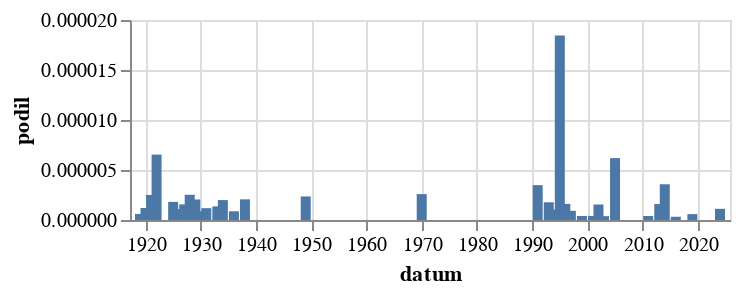

Notebook code for this chart:
### Code cell
alt.Chart(
    cetnost_po_roce("prostitutk","(?i)prostitutk").to_pandas(),
    height=100
).mark_bar(
).encode(
    alt.X("datum:T"),
    alt.Y("podil:Q")
)

### Figure 1 — Vega-Lite specification as saved in the notebook (floating-point values rounded to 4 significant figures)
{"config": {"view": {"continuousWidth": 300, "continuousHeight": 300}}, "data": {"name": "data-3ef83b3f92af5ba155ae889721335739"}, "mark": {"type": "bar"}, "encoding": {"x": {"field": "datum", "type": "temporal"}, "y": {"field": "podil", "type": "quantitative"}}, "height": 100, "$schema": "https://vega.github.io/schema/vega-lite/v5.8.0.json", "datasets": {"data-3ef83b3f92af5ba155ae889721335739": [{"datum": "1918-01-01T00:00:00", "podil": null, "co": "prostitutk"}, {"datum": "1919-01-01T00:00:00", "podil": 6.075e-07, "co": "prostitutk"}, {"datum": "1920-01-01T00:00:00", "podil": 1.201e-06, "co": "prostitutk"}, {"datum": "1921-01-01T00:00:00", "podil": 2.505e-06, "co": "prostitutk"}, {"datum": "1922-01-01T00:00:00", "podil": 6.541e-06, "co": "prostitutk"}, {"datum": "1923-01-01T00:00:00", "podil": null, "co": "prostitutk"}, {"datum": "1924-01-01T00:00:00", "podil": null, "co": "prostitutk"}, {"datum": "1925-01-01T00:00:00", "podil": 1.811e-06, "co": "prostitutk"}, {"datum": "1926-01-01T00:00:00", "podil": 1.098e-06, "co": "prostitutk"}, {"datum": "1927-01-01T00:00:00", "podil": 1.562e-06, "co": "prostitutk"}, {"datum": "1928-01-01T00:00:00", "podil": 2.525e-06, "co": "prostitutk"}, {"datum": "1929-01-01T00:00:00", "podil": 2.051e-06, "co": "prostitutk"}, {"datum": "1930-01-01T00:00:00", "podil": 8.695e-07, "co": "prostitutk"}, {"datum": "1931-01-01T00:00:00", "podil": 1.183e-06, "co": "prostitutk"}, {"datum": "1932-01-01T00:00:00", "podil": null, "co": "prostitutk"}, {"datum": "1933-01-01T00:00:00", "podil": 1.359e-06, "co": "prostitutk"}, {"datum": "1934-01-01T00:00:00", "podil": 1.993e-06, "co": "prostitutk"}, {"datum": "1935-01-01T00:00:00", "podil": null, "co": "prostitutk"}, {"datum": "1936-01-01T00:00:00", "podil": 8.714e-07, "co": "prostitutk"}, {"datum": "1937-01-01T00:00:00", "podil": null, "co": "prostitutk"}, {"datum": "1938-01-01T00:00:00", "podil": 2.067e-06, "co": "prostitutk"}, {"datum": "1945-01-01T00:00:00", "podil": null, "co": "prostitutk"}, {"datum": "1946-01-01T00:00:00", "podil": null, "co": "prostitutk"}, {"datum": "1948-01-01T00:00:00", "podil": null, "co": "prostitutk"}, {"datum": "1949-01-01T00:00:00", "podil": 2.355e-06, "co": "prostitutk"}, {"datum": "1950-01-01T00:00:00", "podil": null, "co": "prostitutk"}, {"datum": "1951-01-01T00:00:00", "podil": null, "co": "prostitutk"}, {"datum": "1952-01-01T00:00:00", "podil": null, "co": "prostitutk"}, {"datum": "1953-01-01T00:00:00", "podil": null, "co": "prostitutk"}, {"datum": "1954-01-01T00:00:00", "podil": null, "co": "prostitutk"}, {"datum": "1955-01-01T00:00:00", "podil": null, "co": "prostitutk"}, {"datum": "1956-01-01T00:00:00", "podil": null, "co": "prostitutk"}, {"datum": "1957-01-01T00:00:00", "podil": null, "co": "prostitutk"}, {"datum": "1958-01-01T00:00:00", "podil": null, "co": "prostitutk"}, {"datum": "1959-01-01T00:00:00", "podil": null, "co": "prostitutk"}, {"datum": "1960-01-01T00:00:00", "podil": null, "co": "prostitutk"}, {"datum": "1961-01-01T00:00:00", "podil": null, "co": "prostitutk"}, {"datum": "1962-01-01T00:00:00", "podil": null, "co": "prostitutk"}, {"datum": "1963-01-01T00:00:00", "podil": null, "co": "prostitutk"}, {"datum": "1964-01-01T00:00:00", "podil": null, "co": "prostitutk"}, {"datum": "1965-01-01T00:00:00", "podil": null, "co": "prostitutk"}, {"datum": "1966-01-01T00:00:00", "podil": null, "co": "prostitutk"}, {"datum": "1967-01-01T00:00:00", "podil": null, "co": "prostitutk"}, {"datum": "1968-01-01T00:00:00", "podil": null, "co": "prostitutk"}, {"datum": "1969-01-01T00:00:00", "podil": null, "co": "prostitutk"}, {"datum": "1970-01-01T00:00:00", "podil": 2.592e-06, "co": "prostitutk"}, {"datum": "1971-01-01T00:00:00", "podil": null, "co": "prostitutk"}, {"datum": "1972-01-01T00:00:00", "podil": null, "co": "prostitutk"}, {"datum": "1973-01-01T00:00:00", "podil": null, "co": "prostitutk"}, {"datum": "1974-01-01T00:00:00", "podil": null, "co": "prostitutk"}, {"datum": "1975-01-01T00:00:00", "podil": null, "co": "prostitutk"}, {"datum": "1976-01-01T00:00:00", "podil": null, "co": "prostitutk"}, {"datum": "1977-01-01T00:00:00", "podil": null, "co": "prostitutk"}, {"datum": "1978-01-01T00:00:00", "podil": null, "co": "prostitutk"}, {"datum": "1979-01-01T00:00:00", "podil": null, "co": "prostitutk"}, {"datum": "1980-01-01T00:00:00", "podil": null, "co": "prostitutk"}, {"datum": "1981-01-01T00:00:00", "podil": null, "co": "prostitutk"}, {"datum": "1982-01-01T00:00:00", "podil": null, "co": "prostitutk"}, {"datum": "1983-01-01T00:00:00", "podil": null, "co": "prostitutk"}, {"datum": "1984-01-01T00:00:00", "podil": null, "co": "prostitutk"}, {"datum": "1985-01-01T00:00:00", "podil": null, "co": "prostitutk"}, {"datum": "1986-01-01T00:00:00", "podil": null, "co": "prostitutk"}, {"datum": "1987-01-01T00:00:00", "podil": null, "co": "prostitutk"}, {"datum": "1988-01-01T00:00:00", "podil": null, "co": "prostitutk"}, {"datum": "1989-01-01T00:00:00", "podil": null, "co": "prostitutk"}, {"datum": "1990-01-01T00:00:00", "podil": null, "co": "prostitutk"}, {"datum": "1991-01-01T00:00:00", "podil": 3.487e-06, "co": "prostitutk"}, {"datum": "1992-01-01T00:00:00", "podil": null, "co": "prostitutk"}, {"datum": "1993-01-01T00:00:00", "podil": 1.773e-06, "co": "prostitutk"}, {"datum": "1994-01-01T00:00:00", "podil": 1.054e-06, "co": "prostitutk"}, {"datum": "1995-01-01T00:00:00", "podil": 1.844e-05, "co": "prostitutk"}, {"datum": "1996-01-01T00:00:00", "podil": 1.611e-06, "co": "prostitutk"}, {"datum": "1997-01-01T00:00:00", "podil": 9.173e-07, "co": "prostitutk"}, {"datum": "1998-01-01T00:00:00", "podil": null, "co": "prostitutk"}, {"datum": "1999-01-01T00:00:00", "podil": 4.054e-07, "co": "prostitutk"}, {"datum": "2000-01-01T00:00:00", "podil": null, "co": "prostitutk"}, {"datum": "2001-01-01T00:00:00", "podil": 4.058e-07, "co": "prostitutk"}, {"datum": "2002-01-01T00:00:00", "podil": 1.552e-06, "co": "prostitutk"}, {"datum": "2003-01-01T00:00:00", "podil": 3.833e-07, "co": "prostitutk"}, {"datum": "2004-01-01T00:00:00", "podil": null, "co": "prostitutk"}, {"datum": "2005-01-01T00:00:00", "podil": 6.19e-06, "co": "prostitutk"}, {"datum": "2006-01-01T00:00:00", "podil": null, "co": "prostitutk"}, {"datum": "2007-01-01T00:00:00", "podil": null, "co": "prostitutk"}, {"datum": "2008-01-01T00:00:00", "podil": null, "co": "prostitutk"}, {"datum": "2009-01-01T00:00:00", "podil": null, "co": "prostitutk"}, {"datum": "2010-01-01T00:00:00", "podil": null, "co": "prostitutk"}, {"datum": "2011-01-01T00:00:00", "podil": 3.978e-07, "co": "prostitutk"}, {"datum": "2012-01-01T00:00:00", "podil": null, "co": "prostitutk"}, {"datum": "2013-01-01T00:00:00", "podil": 1.593e-06, "co": "prostitutk"}, {"datum": "2014-01-01T00:00:00", "podil": 3.573e-06, "co": "prostitutk"}, {"datum": "2015-01-01T00:00:00", "podil": null, "co": "prostitutk"}, {"datum": "2016-01-01T00:00:00", "podil": 3.237e-07, "co": "prostitutk"}, {"datum": "2017-01-01T00:00:00", "podil": null, "co": "prostitutk"}, {"datum": "2018-01-01T00:00:00", "podil": null, "co": "prostitutk"}, {"datum": "2019-01-01T00:00:00", "podil": 5.906e-07, "co": "prostitutk"}, {"datum": "2020-01-01T00:00:00", "podil": null, "co": "prostitutk"}, {"datum": "2021-01-01T00:00:00", "podil": null, "co": "prostitutk"}, {"datum": "2022-01-01T00:00:00", "podil": null, "co": "prostitutk"}, {"datum": "2023-01-01T00:00:00", "podil": null, "co": "prostitutk"}, {"datum": "2024-01-01T00:00:00", "podil": 1.117e-06, "co": "prostitutk"}, {"datum": "2025-01-01T00:00:00", "podil": null, "co": "prostitutk"}]}}
